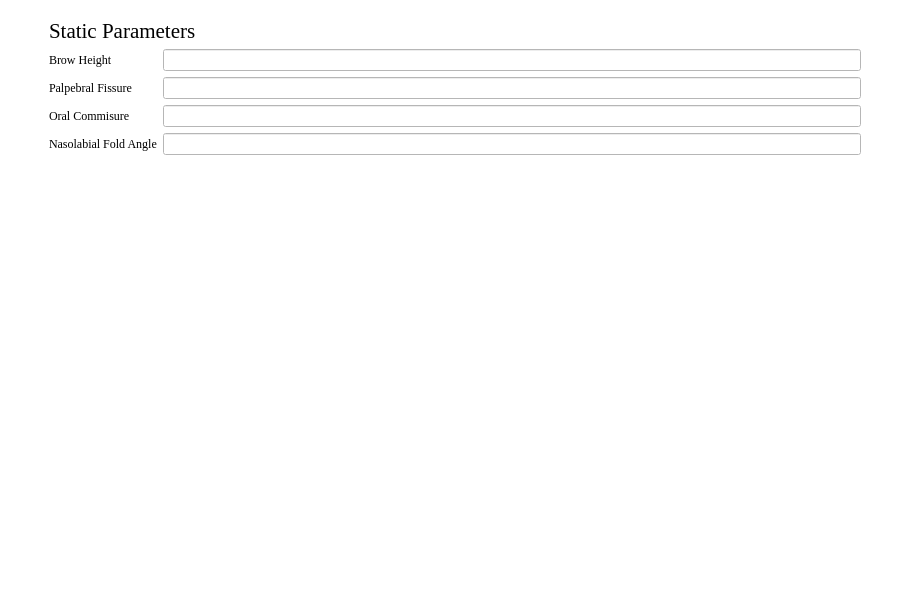
<?xml version="1.0" encoding="UTF-8"?>
<ui version="4.0">
 <class>Auto_eFaceWindow</class>
 <widget class="QMainWindow" name="Auto_eFaceWindow">
  <property name="geometry">
   <rect>
    <x>0</x>
    <y>0</y>
    <width>910</width>
    <height>600</height>
   </rect>
  </property>
  <property name="sizePolicy">
   <sizepolicy hsizetype="Fixed" vsizetype="Fixed">
    <horstretch>0</horstretch>
    <verstretch>0</verstretch>
   </sizepolicy>
  </property>
  <property name="minimumSize">
   <size>
    <width>910</width>
    <height>600</height>
   </size>
  </property>
  <property name="maximumSize">
   <size>
    <width>910</width>
    <height>600</height>
   </size>
  </property>
  <property name="windowTitle">
   <string>Resting Auto eFace</string>
  </property>
  <property name="windowIcon">
   <iconset>
    <normaloff>../icons/Home_logo_square.jpg</normaloff>../icons/Home_logo_square.jpg</iconset>
  </property>
  <property name="styleSheet">
   <string notr="true">background-color: rgb(255, 255, 255);</string>
  </property>
  <widget class="QWidget" name="centralwidget">
   <layout class="QGridLayout" name="gridLayout">
    <item row="4" column="3">
     <widget class="QLabel" name="PFLabel">
      <property name="font">
       <font>
        <family>Times New Roman</family>
       </font>
      </property>
      <property name="text">
       <string>Palpebral Fissure</string>
      </property>
     </widget>
    </item>
    <item row="5" column="4">
     <widget class="QLineEdit" name="OCLineEdit"/>
    </item>
    <item row="6" column="3">
     <widget class="QLabel" name="NLFLabel">
      <property name="font">
       <font>
        <family>Times New Roman</family>
       </font>
      </property>
      <property name="text">
       <string>Nasolabial Fold Angle</string>
      </property>
     </widget>
    </item>
    <item row="3" column="4">
     <widget class="QLineEdit" name="BHLineEdit"/>
    </item>
    <item row="4" column="4">
     <widget class="QLineEdit" name="PFLineEdit"/>
    </item>
    <item row="6" column="4">
     <widget class="QLineEdit" name="NLFLineEdit"/>
    </item>
    <item row="3" column="3">
     <widget class="QLabel" name="BHLabel">
      <property name="font">
       <font>
        <family>Times New Roman</family>
       </font>
      </property>
      <property name="text">
       <string>Brow Height</string>
      </property>
     </widget>
    </item>
    <item row="7" column="3" colspan="2">
     <widget class="MplWidget" name="plotWidget" native="true"/>
    </item>
    <item row="5" column="3">
     <widget class="QLabel" name="OCLabel">
      <property name="font">
       <font>
        <family>Times New Roman</family>
       </font>
      </property>
      <property name="text">
       <string>Oral Commisure</string>
      </property>
     </widget>
    </item>
    <item row="7" column="0">
     <spacer name="horizontalSpacer">
      <property name="orientation">
       <enum>Qt::Horizontal</enum>
      </property>
      <property name="sizeType">
       <enum>QSizePolicy::Minimum</enum>
      </property>
      <property name="sizeHint" stdset="0">
       <size>
        <width>40</width>
        <height>20</height>
       </size>
      </property>
     </spacer>
    </item>
    <item row="7" column="5">
     <spacer name="horizontalSpacer_2">
      <property name="orientation">
       <enum>Qt::Horizontal</enum>
      </property>
      <property name="sizeType">
       <enum>QSizePolicy::Minimum</enum>
      </property>
      <property name="sizeHint" stdset="0">
       <size>
        <width>40</width>
        <height>20</height>
       </size>
      </property>
     </spacer>
    </item>
    <item row="0" column="3">
     <spacer name="verticalSpacer">
      <property name="orientation">
       <enum>Qt::Vertical</enum>
      </property>
      <property name="sizeType">
       <enum>QSizePolicy::Fixed</enum>
      </property>
      <property name="sizeHint" stdset="0">
       <size>
        <width>5</width>
        <height>10</height>
       </size>
      </property>
     </spacer>
    </item>
    <item row="1" column="3" colspan="2">
     <widget class="QLabel" name="label">
      <property name="sizePolicy">
       <sizepolicy hsizetype="Fixed" vsizetype="Fixed">
        <horstretch>0</horstretch>
        <verstretch>0</verstretch>
       </sizepolicy>
      </property>
      <property name="font">
       <font>
        <family>Times New Roman</family>
        <pointsize>16</pointsize>
       </font>
      </property>
      <property name="text">
       <string>Static Parameters</string>
      </property>
     </widget>
    </item>
   </layout>
  </widget>
  <widget class="QMenuBar" name="menubar">
   <property name="geometry">
    <rect>
     <x>0</x>
     <y>0</y>
     <width>910</width>
     <height>26</height>
    </rect>
   </property>
  </widget>
  <widget class="QStatusBar" name="statusbar"/>
 </widget>
 <customwidgets>
  <customwidget>
   <class>MplWidget</class>
   <extends>QWidget</extends>
   <header>MplWidget.h</header>
   <container>1</container>
  </customwidget>
 </customwidgets>
 <resources/>
 <connections/>
</ui>
